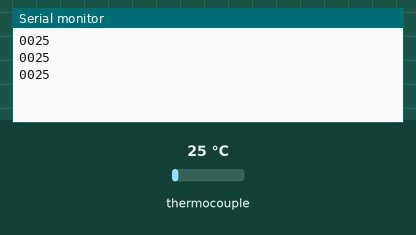
This sketch was run on a simulated Arduino Uno, built with avr-gcc and run on an emulated ATmega328P. Shown: the last lines printed to the serial monitor. The test bench sets the inputs (shaded band); at power-on: thermocouple 25 °C.

Above: at 1.7 s.
1.8 s: thermocouple set to 6 °C
At 2.4 s:
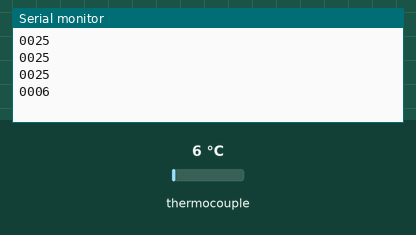
3.3 s: thermocouple set to 75 °C
At 3.9 s:
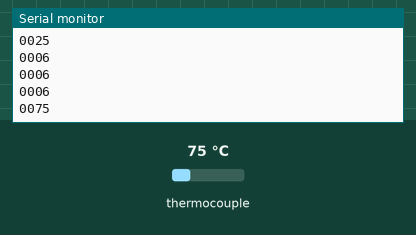
Timing chart, 0 to 6.3 s (numbered marks = the images above; inputs shaded):
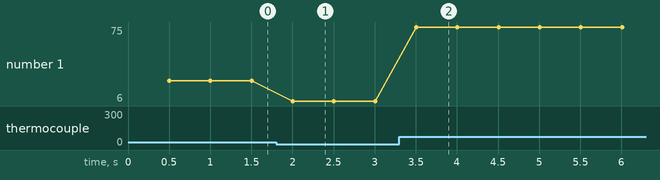

Measured:
- after the input at 1.8 s, the serial monitor: prints a new line after 0.20 s (image 1)
- after the input at 3.3 s, the serial monitor: prints a new line after 0.21 s (image 2)
- plotted number 1: 25 → 6 after the input at 1.8 s, 6 → 75 after the input at 3.3 s

The sketch:

spiToUSART.ino
```cpp
// this example is public domain. enjoy!
// https://learn.adafruit.com/thermocouple/

#include "max6675.h"

int thermoDO = 7;
int thermoCS = 5;
int thermoCLK = 6;

int tempc=0;

MAX6675 thermocouple(thermoCLK, thermoCS, thermoDO);

void setup() {
  Serial.begin(9600);


  // wait for MAX chip to stabilize
  delay(500);
}

void loop() {
  // basic readout test, just print the current temp

tempc=thermocouple.readCelsius();
 Serial.write((tempc%10000)/1000+48);
 Serial.write((tempc%1000)/100+48);
  Serial.write((tempc%100)/10+48);
   Serial.write((tempc%10)+48);
   Serial.write(10);

   // For the MAX6675 to update, you must delay AT LEAST 250ms between reads!
   delay(500);
}
```
